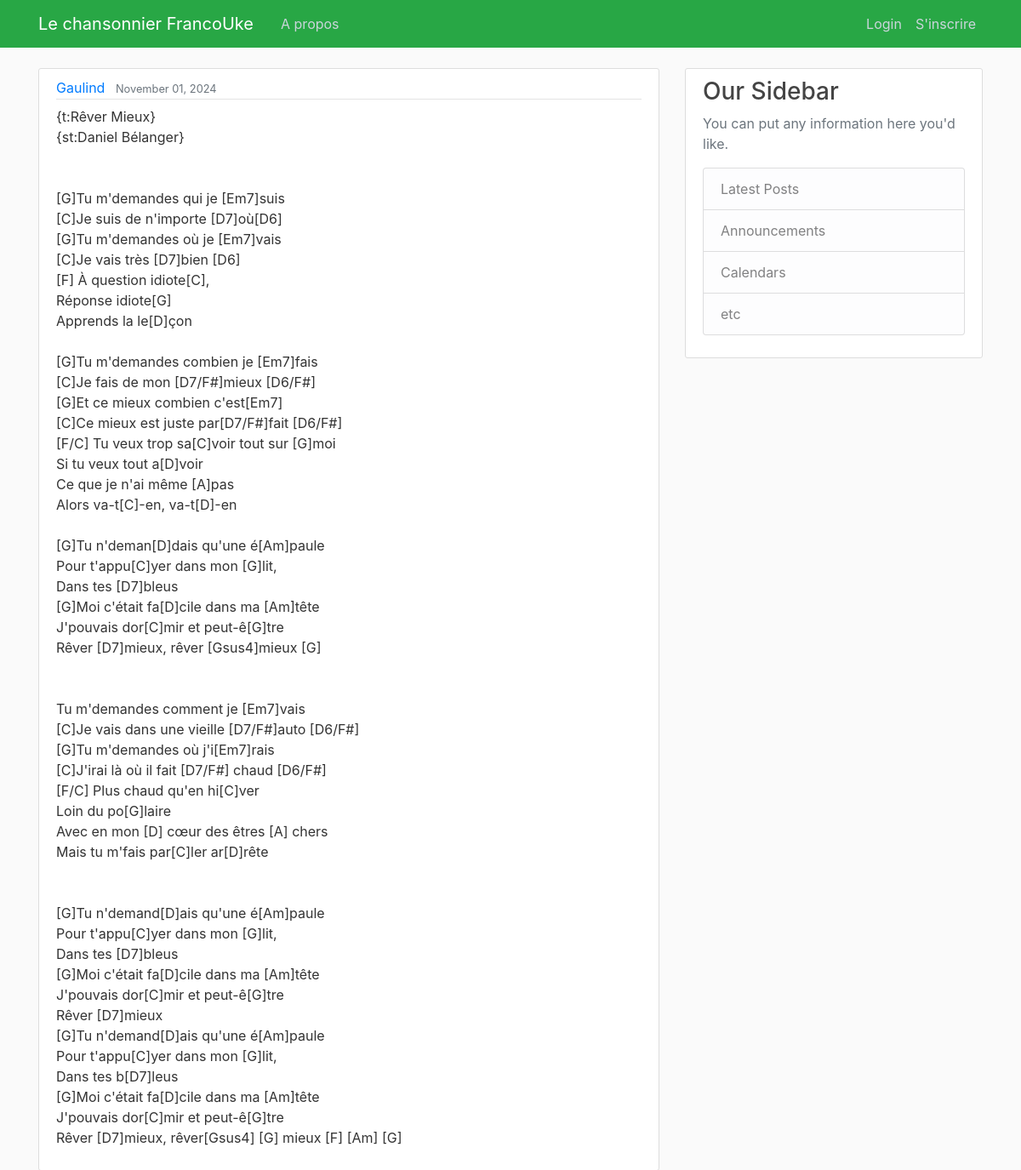
The app's page /song/226/, older data.
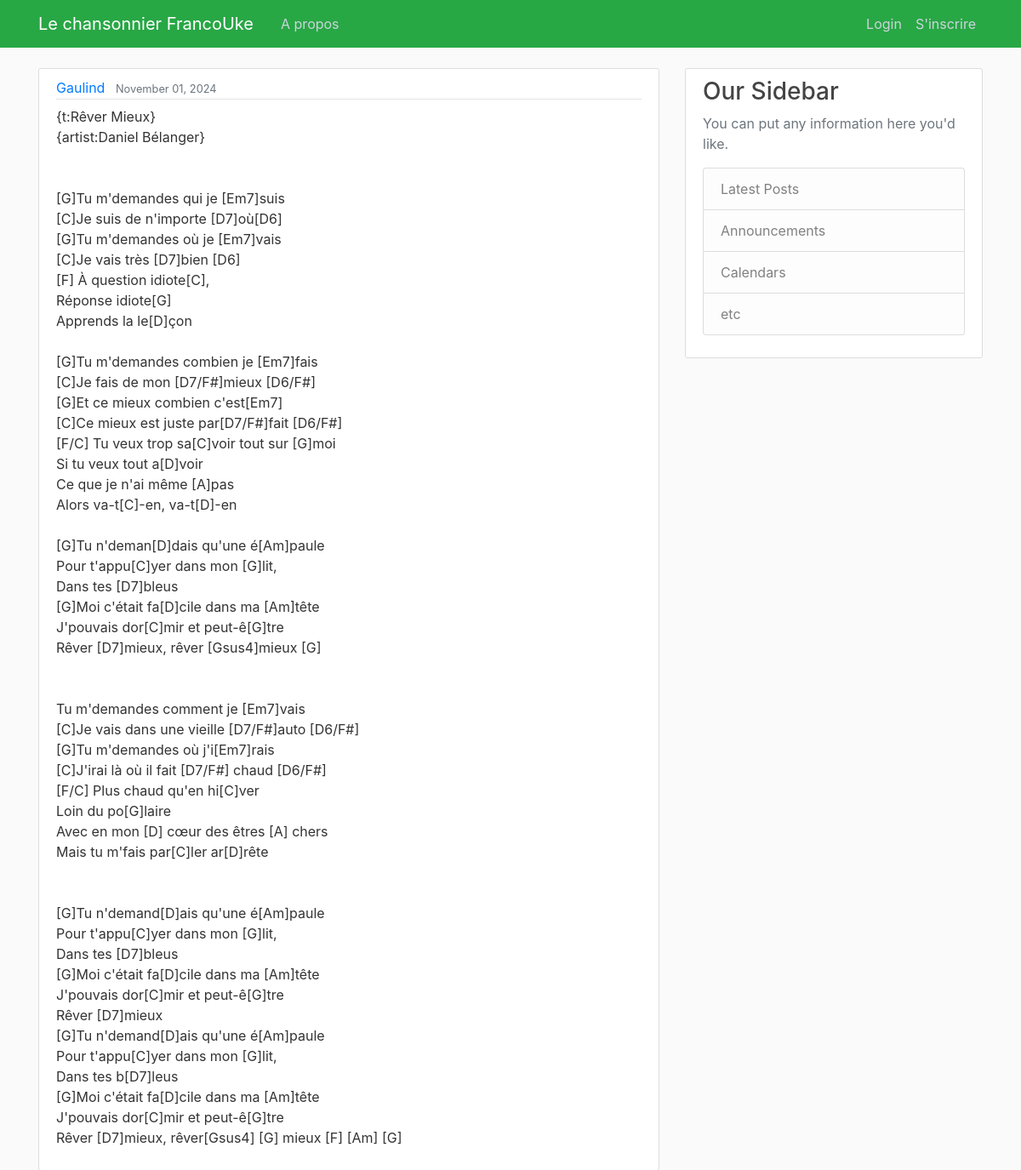
The same page, newer data.
### songbook/models.py (models this page shows, shortened)
class Song(models.Model):
    songTitle = models.CharField(max_length=100, blank=True, null=True)
    songChordPro = models.TextField()  #Original
    lyrics_with_chords = models.JSONField(null=True, blank=True)
    metadata = models.JSONField(blank=True, null=True)  # Stores metadata as JSON
    date_posted = models.DateField(default=timezone.now)
    contributor = models.ForeignKey(User, on_delete=models.CASCADE)

### songbook/views.py (the view)
# urls.py: path('song/<int:pk>/', SongDetailView.as_view(), name='song-detail'),
class SongDetailView (DetailView):
    model = Song

### songbook/templates/songbook/song_detail.html (shortened to what this page needs)
{% extends "songbook/base.html" %}
{% block content %}
  <article class="media content-section">
    <div class="media-body">
      <div class="article-metadata">
        <a class="mr-2" href="{% url 'user-songs' object.contributor.username %}">{{ object.contributor }}</a>
        <small class="text-muted">{{ object.date_posted|date:"F d, Y" }}</small>
      </div>
      <p class="article-content">{{ object.songChordPro }}</p>
    </div>
  </article>
{% endblock content %}

Row changes from the older to the newer data that the page shows:
changed Song "Gaulind": songChordPro "{t:Rêver Mieux} {st:Daniel Bélanger} [G]Tu m'demandes qui…" → "{t:Rêver Mieux} {artist:Daniel Bélanger} [G]Tu m'demandes qui…"
